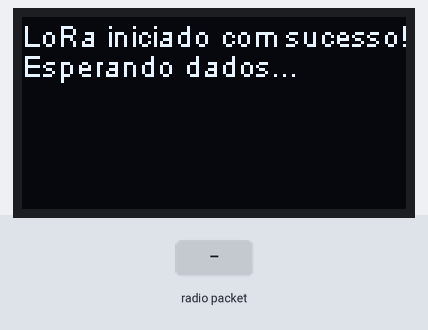
The sketch below on a simulated ESP32. On the bench: 128×64 one-colour display. Inputs (shaded band) come from the test bench.

Above: at 4.0 s.
4.1 s: radio packet "1" arrives
At 4.9 s:
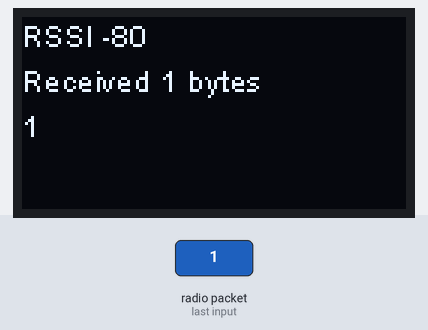
5.6 s: radio packet "0" arrives
At 6.1 s:
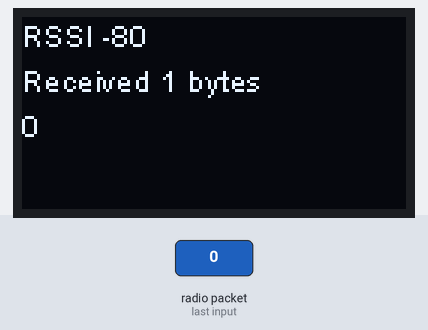
7.1 s: radio packet "2" arrives
Timing chart, 0 to 10.1 s (numbered marks = the images above; inputs shaded):
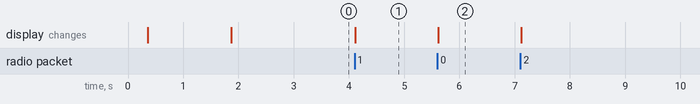

The sketch:

receptor.ino
```cpp
#include <Arduino.h>
#include "heltec.h"
#define BAND 915E6  //PODENDO ASSUMIR OS VALORES DE 868E6,915E6,433E6
String rssi = "RSSI --"; //FORÇA DO SINAL
String packSize = "--";
String packet; //VAI RECEBER O TAMNHO DO PACOTE

void loop() {
 int packetSize = LoRa.parsePacket();//FUNÇÃO QUE VERIFICA SE O PACOTE TEM O TAMANHO MINIMO DE CARACTERES
 if (packetSize)
 cbk(packetSize); //CHAMA A FUNÇÃO CBK
 delay(10);
}

void LoRaData(){
 Heltec.display->clear(); //LIMPA O DISPLAY
 Heltec.display->setTextAlignment(TEXT_ALIGN_LEFT); //ALINHAMENTO DO TEXTO
 Heltec.display->setFont(ArialMT_Plain_10); //FONTE USADA
 Heltec.display->drawString(0 , 15 , "Received " + packSize + " bytes"); //apenas em 1.4.4.1
 Heltec.display->drawString(0, 0, rssi); // PRINTA A FORÇA DO SINAL
 Heltec.display->drawString(0, 30, packet); // PRINTA OS DADOS RECEBIDOS
 Heltec.display->display(); //MOSTRA O QUE FOI CONFIGURADO
}

void cbk(int packetSize){
 packet = "";
 packSize = String(packetSize,DEC);
 for (int i = 0; i < packetSize; i++)
 packet += (char) LoRa.read();
 rssi = "RSSI " + String(LoRa.packetRssi(), DEC);
 LoRaData();
}


void setup() {
 Heltec.begin(true /*Habilita o Display*/, true /*Heltec.Heltec.Heltec.LoRa Disable*/, true /*Habilita debug Serial*/, true /*Habilita o PABOOST*/, BAND /*Frequência BAND*/); //CONFIGURANDO O HELTEC
 Heltec.display->init(); //Inicia o display
 Heltec.display->flipScreenVertically(); //GIRA A TELA
 Heltec.display->setFont(ArialMT_Plain_10); //FONTE
 delay(1500);
 Heltec.display->clear(); //LIMPA A TELA

 Heltec.display->drawString(0, 0, "LoRa iniciado com sucesso!");
 Heltec.display->drawString(0, 10, "Esperando dados...");
 Heltec.display->display(); //MOSTRA OS DADOS
 delay(1000);
 //LoRa.onReceive(cbk);
 LoRa.receive(); //RECEBE OS DADOS
 }
```

Measured:
- after the input at 4.1 s, the display: changes at once (image 1)
- after the input at 5.6 s, the display: changes at once (image 2)
